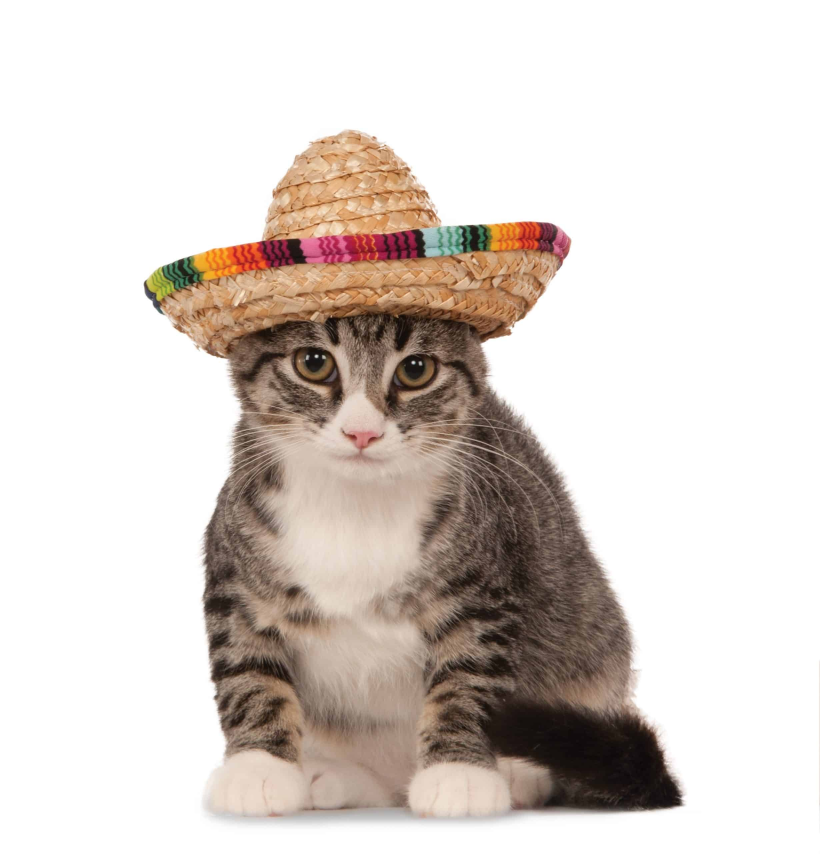
#> input picture gato.jpg, 2459 x 2560 px (shown at 1/3 size)
$ python manipulation.py
#> lines starting #> are read from the running program, lines starting #| are printed output that depends on the picture
from PIL import Image

# import an image
image = Image.open('gato.jpg')
#> image is the input picture: PIL image 2459x2560 RGB; mean R, G, B 218.5, 210, 204.5

# flip
image_transpose = image.transpose(Image.Transpose.ROTATE_90)
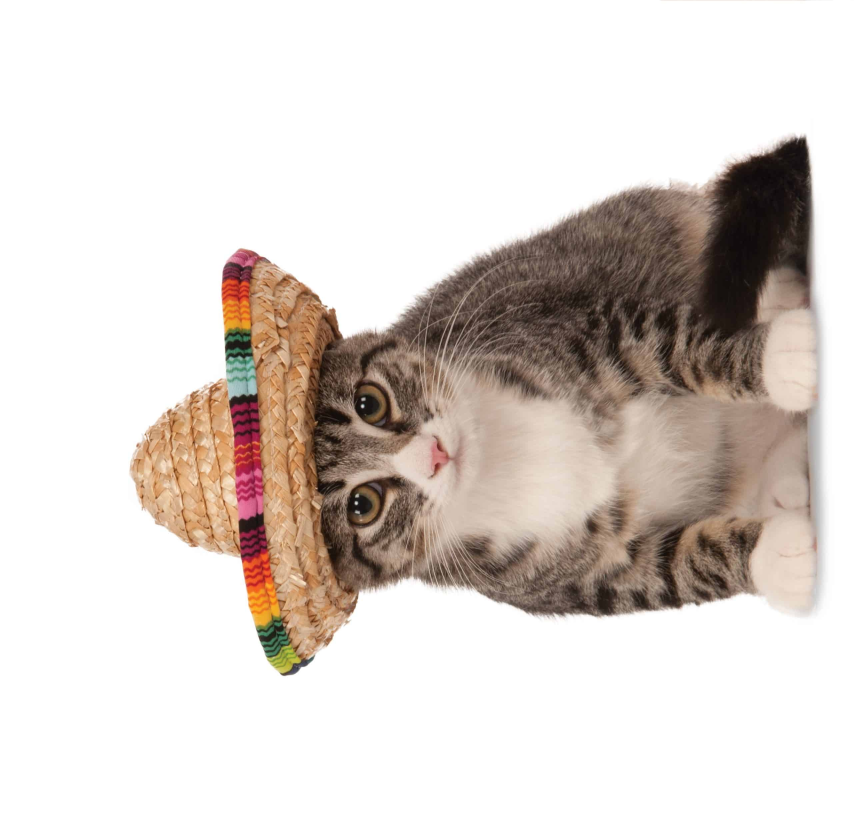
#> image_transpose: PIL image 2560x2459 RGB (shown at 1/3 size); mean R, G, B 218.5, 210, 204.5

# rotation
image_rotate = image.rotate(45, expand = True, center = (0,0))
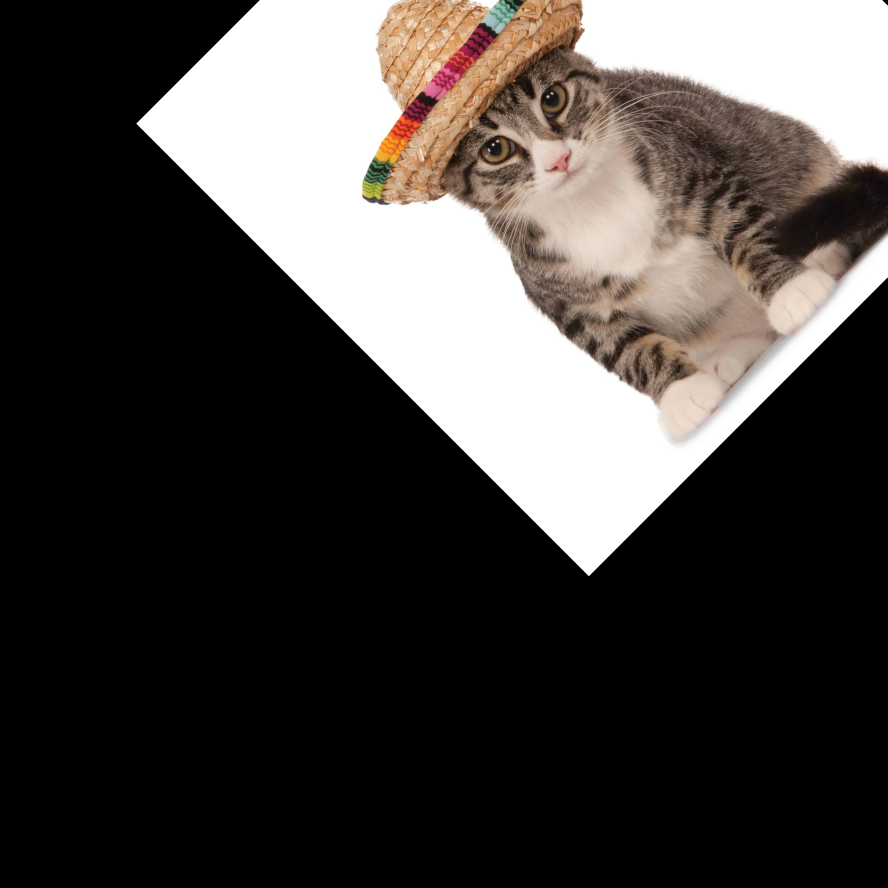
#> image_rotate: PIL image 3550x3549 RGB (shown at 1/4 size); mean R, G, B 72.5, 68.5, 65.9

# crop
image_crop = image.crop((800,600,1200,1600))
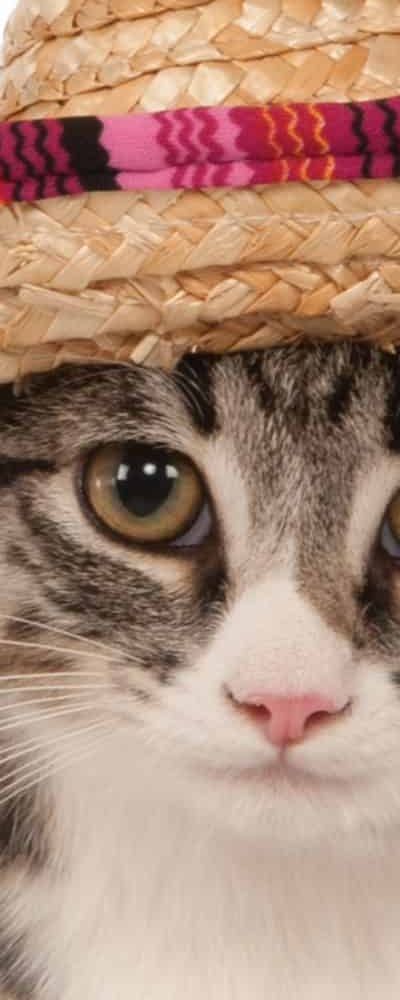
#> image_crop: PIL image 400x1000 RGB; mean R, G, B 172.7, 138.2, 119.9

# resize
image_resize = image.resize((1000,600))
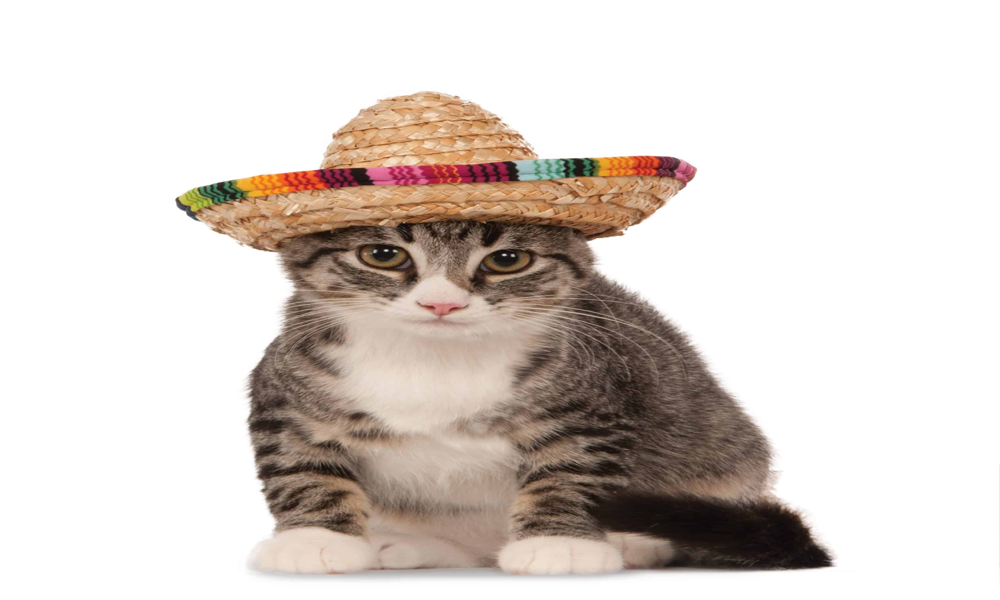
#> image_resize: PIL image 1000x600 RGB; mean R, G, B 218.5, 210, 204.5

# combine
combined_image = image.transpose(Image.Transpose.ROTATE_90).resize((2000,1500)).rotate(10)
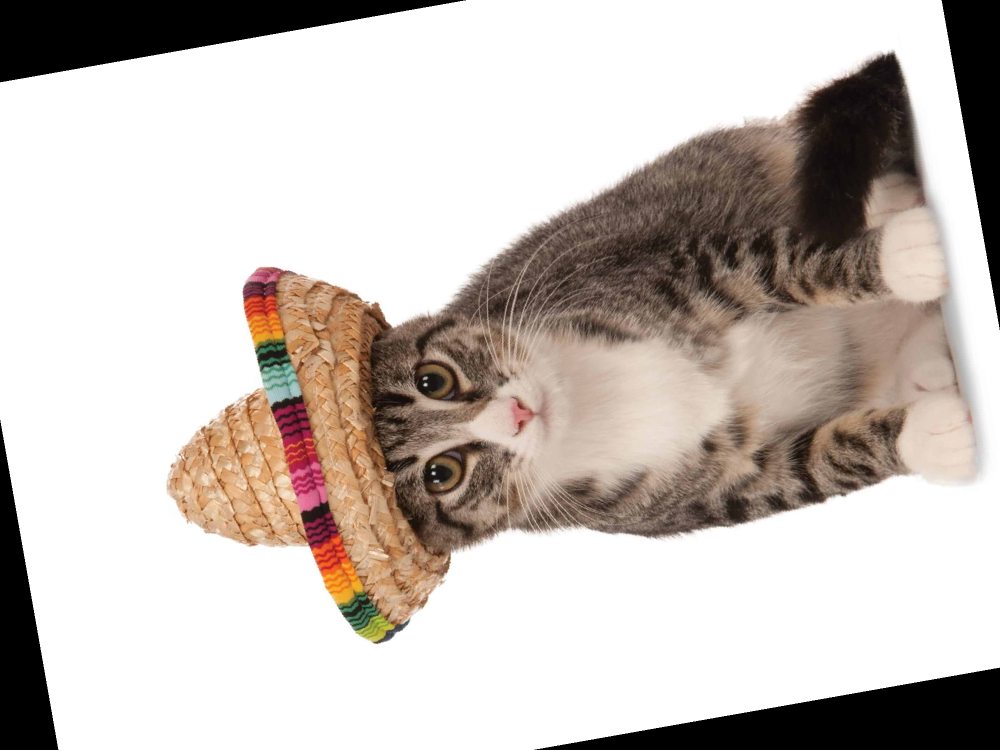
#> combined_image: PIL image 2000x1500 RGB (shown at 1/2 size); mean R, G, B 198.9, 190.4, 184.8

combined_image.show()
